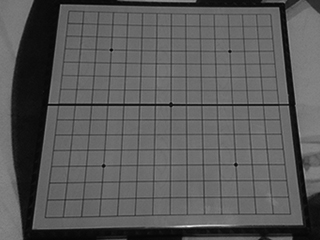
#> input picture LocalFilter/MeanFilter/IMAGE_FOR_TEST/1.jpg, 320 x 240 px; its folder holds only this picture in this run
$ python sim1.py
#> lines starting #> are read from the running program, lines starting #| are printed output that depends on the picture
### LocalFilter/ErosionDilationBin/SOFT_SIM/Rows.py
__author__ = 'Dai Tianyu (dtysky)'

class Rows():
	"""A class for creating and maintaining some row cache, using it to sumulate some fifos."""
	def __init__(self, frame, width, depth):
		self.create(frame, width, depth)
		self.first_fill()
	def create(self, frame, width, depth):
		self.frame = list(frame)
		self.frame.reverse()
		self.width = width
		self.depth = depth
	def first_fill(self):
		self.rows = []
		for y in range(self.width):
			self.rows.append([])
			for x in range(self.depth):
				self.rows[y].insert(0,self.frame.pop())
	def frame_empty(self):
		return len(self.frame) == 0
	def rows_empty(self, row):
		return len(self.rows[row]) == 0
	def update(self):
		output = []
		for i in range(len(self.rows)):
			output.append(self.rows[i].pop())
		self.rows[self.width - 1].insert(0,self.frame.pop())
		for i in range(self.width - 1):
			self.rows[i].insert(0,output[i + 1])
		return output

### LocalFilter/MeanFilter/SOFT_SIM/Window.py
__author__ = 'Dai Tianyu (dtysky)'

class Window():
	"""A class for creating and maintaining a window."""
	def __init__(self, wsize):
		self.init = 0
		self.create(wsize)
	def create(self, wsize):
		self.enable = False
		self.window = []
		self.wsize = wsize
		self.wsize_half = wsize >> 1
		for y in range(wsize):
			self.window.append([])
			for x in range(wsize):
				self.window[y].append(0)
	def update(self, rows_col):
		if self.init == self.wsize_half:
			self.enable = True
		else:
			self.init += 1
		window_last = list(self.window)
		for y in range(self.wsize):
			self.window[y].pop()
			self.window[y].insert(0, rows_col[y])
		return window_last
	def is_enable(self):
		return self.enable

### LocalFilter/Gary2BinAuto/SOFT_SIM/MeanFitter.py
__author__ = 'Dai Tianyu (dtysky)'

from PIL import Image
import os
from Window import Window
from Rows import Rows

ModuleName='MeanFitter'

def mean_fitter(window):
	w_sum = 0
	for row in window:
		w_sum += sum(row)
	if len(window) == 1:
		return w_sum
	elif len(window) == 2:
		return w_sum >> 2;
	elif len(window) == 3:
		return (w_sum >> 4) + (w_sum >> 5) + (w_sum >> 6);
	elif len(window) == 4:
		return w_sum >> 4;
	elif len(window) == 5:
		return (w_sum >> 5) + (w_sum >> 7);
	elif len(window) == 6:
		return (w_sum >> 6) + (w_sum >> 7) + (w_sum >> 8);
	elif len(window) == 7:
		return (w_sum >> 6) + (w_sum >> 8);
	elif len(window) == 8:
		return w_sum >> 6;
	elif len(window) == 9:
		return (w_sum >> 7) + (w_sum >> 8) + (w_sum >> 10);
	elif len(window) == 10:
		return (w_sum >> 7) + (w_sum >> 9);
	elif len(window) == 11:
		return (w_sum >> 7) + (w_sum >> 10);
	elif len(window) == 12:
		return (w_sum >> 8) + (w_sum >> 9) + (w_sum >> 10);
	elif len(window) == 13:
		return (w_sum >> 8) + (w_sum >> 9);
	elif len(window) == 14:
		return (w_sum >> 8) + (w_sum >> 10);
	elif len(window) == 15:
		return (w_sum >> 8) + (w_sum >> 11);
	elif len(window) == 16:
		return w_sum >> 8;

### LocalFilter/Gary2BinAuto/SOFT_SIM/sim1.py
# Software simulation for "Gary2BinAuto".
# Module function: Auto binorization from original pixel and a pixel for referencing,
# the original pixel will be given by a window, and ref pixel may from some fitters.
#
# Copyright (C) 2015  Dai Tianyu (dtysky)
#
# This library is free software; you can redistribute it and/or
# modify it under the terms of the GNU Lesser General Public
# License as published by the Free Software Foundation; either
# version 2.1 of the License, or (at your option) any later version.
#
# This library is distributed in the hope that it will be useful,
# but WITHOUT ANY WARRANTY; without even the implied warranty of
# MERCHANTABILITY or FITNESS FOR A PARTICULAR PURPOSE.  See the GNU
# Lesser General Public License for more details.
#
# You should have received a copy of the GNU Lesser General Public
# License along with this library; if not, write to the Free Software
# Foundation, Inc., 51 Franklin Street, Fifth Floor, Boston, MA  02110-1301  USA
#
# This module is a part of image processing project, you can get all of them here:
# 	https://github.com/dtysky/Image-processing-on-FPGA
#
# This mail is for connecting me:
# 	dtysky@outlook.com
#
# My blog is here:
# 	http://dtysky.github.io/

__author__ = 'Dai Tianyu (dtysky)'

from PIL import Image
import os
from Window import Window
from Rows import Rows
import MeanFitter, RankFitter

ModuleName='GRAY2BINAuto'

FileAll = []

for root,dirs,files in os.walk('../IMAGE_FOR_TEST'):
    for f in files:
        if os.path.splitext(f)[1]=='.jpg':
        	FileAll.append((root+'/',f))

def transform(mode, im, wsize):
	data_src = im.getdata()
	xsize,ysize = im.size
	data_res = []
	rows = Rows(data_src, wsize, xsize)
	win = Window(wsize)
	while 1:
		w = win.update(rows.update())
		if win.is_enable():
			break
	for i in range(len(data_src)):
		if rows.frame_empty():
			rows.create(data_src, wsize, xsize)
		if mode == 0:
			data_res.append(0 if w[wsize >> 1][wsize >> 1] < MeanFitter.mean_fitter(w) else 1)
		elif mode == 1:
			data_res.append(0 if w[wsize >> 1][wsize >> 1] < RankFitter.rank_fitter(w, wsize * wsize >> 1) else 1)
		w = win.update(rows.update())
	return data_res

for root,f in FileAll:
	im_src = Image.open(root+f)
#> im_src is the input picture: PIL image 320x240 L; min 4, max 239, mean 89.2
	s_x, s_y = im_src.size
#> s_x = 320; s_y = 240
	im_res = Image.new('1', (s_x, s_y), 0)
#> im_res: PIL image 320x240 1; every value is 0
	im_res.putdata(transform(0, im_src ,5))
#> after the loop in transform, `for i in range(len(data_src)):`: data_res = 76800 items
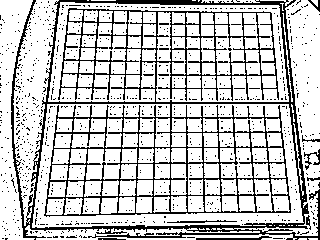
#> im_res: PIL image 320x240 1; 77.6% white; black in thin lines or dots
	im_res.save('../SIM_CHECK/soft' + f.split('.')[0] + 'MeanW5.bmp')
	# [6 lines of commented-out code are left out]
